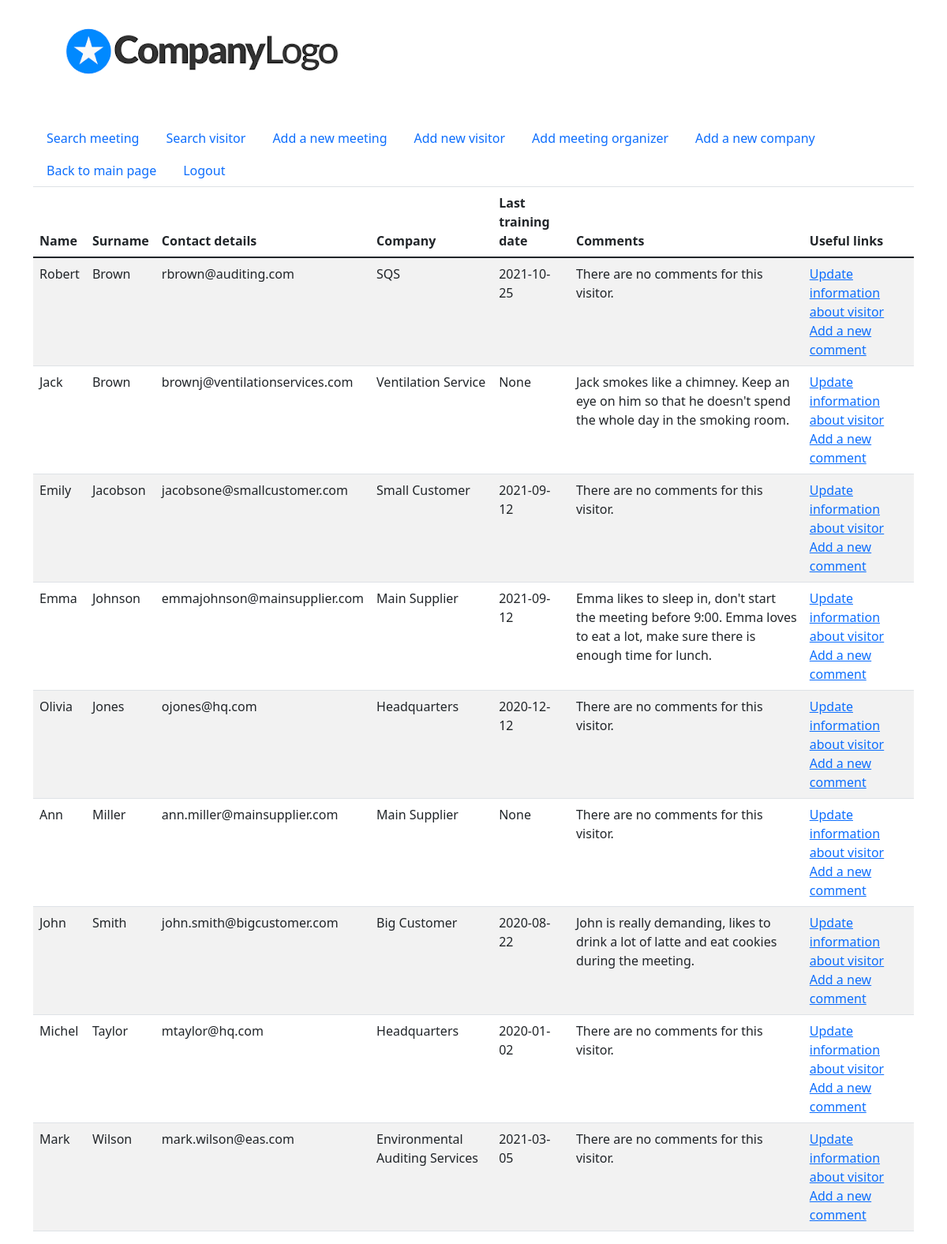
/visitors_list/, run on an earlier commit of the app's database.
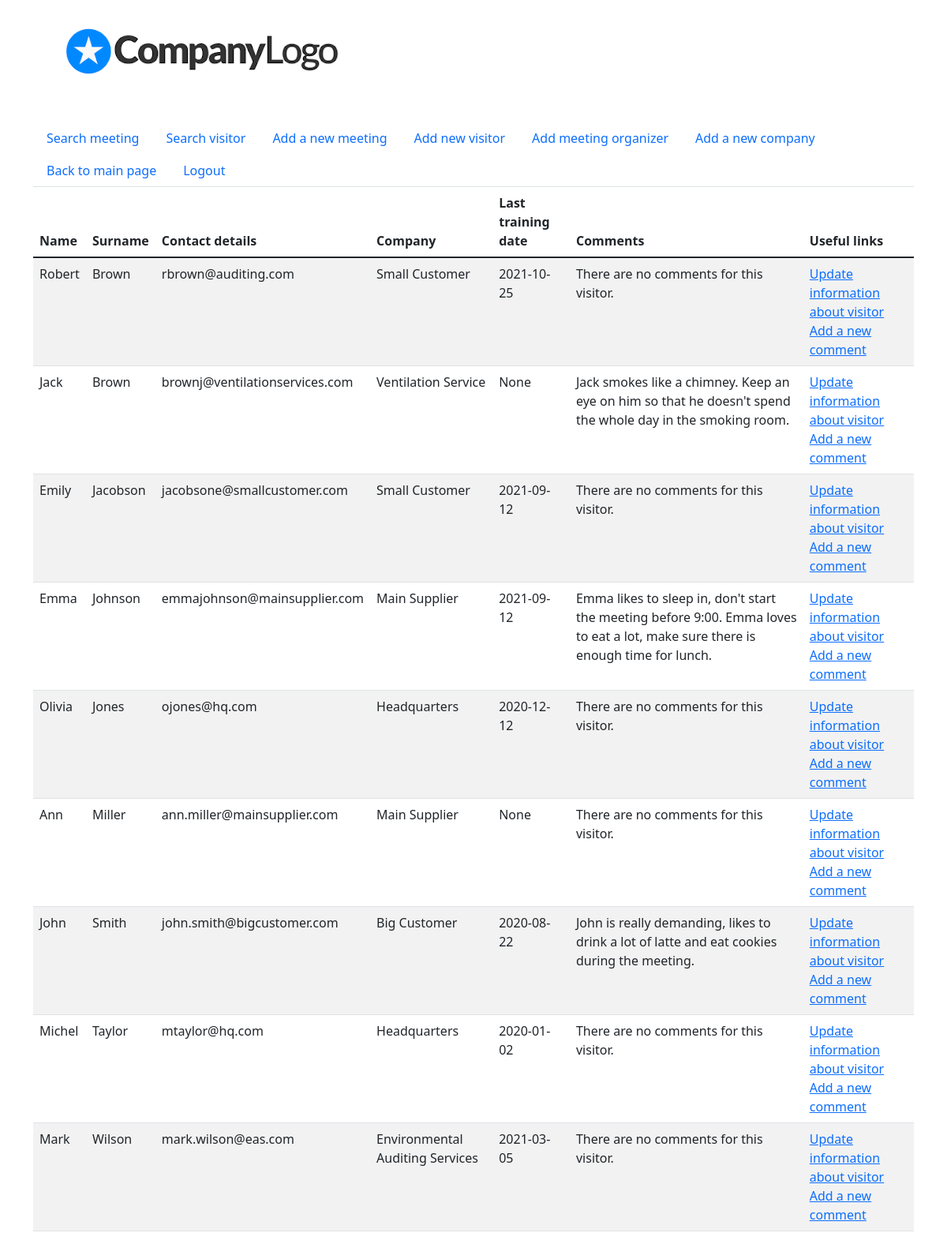
And on a later commit of the database.
### visitors/models.py (models this page shows, shortened)
class Visitor(models.Model):
    first_name = models.CharField(max_length=64)
    surname = models.CharField(max_length=64)
    contact_details = models.TextField(null=True)
    company = models.ForeignKey(Company, on_delete=models.PROTECT)
    last_training_date = models.DateField(null=True, blank=True)
    class Meta:
        ordering = ('company__name',)

class Company(models.Model):
    name = models.CharField(max_length=128)
    company_type = models.IntegerField(choices=company_types)
    def __str__(self):
        return self.name

### visitors/views.py (the view)
# urls.py: path('visitors_list/', v_views.VisitorsListView.as_view(), name='visitors_list'),
class VisitorsListView(ListView):
    queryset = Visitor.objects.all().order_by('surname')
    template_name = 'visitors/visitors_list.html'
    context_object_name = 'visitors'

### visitors/models.py (called while the page is built)
    def __str__(self):
        return self.content

### visitors/templates/visitors/visitors_list.html
{% extends 'base.html'%}
{% block content %}
     <table class="table table-striped">
        <thead>
        <tr>
            <th> Name </th>
            <th> Surname </th>
            <th> Contact details </th>
            <th> Company </th>
            <th> Last training date </th>
            <th> Comments </th>
            <th> Useful links </th>
        </tr>
        </thead>
        <tbody>
        {%  for visitor in visitors %}
        <tr>
                <td> {{ visitor.first_name }} </td>
                <td> {{ visitor.surname }} </td>
                <td> {{ visitor.contact_details }} </td>
                <td> {{ visitor.company }} </td>
                <td> {{ visitor.last_training_date}} </td>
                <td>
                {% for comment in visitor.comment_set.all %}
                {{ comment }}
                {% empty %}
                There are no comments for this visitor.
                {% endfor %}
                </td>
                <td>
                <a href="/update_visitor/{{visitor.pk}}"> Update information about visitor </a> <br>
                <a href="/add_comment/{{visitor.pk}}"> Add a new comment </a> </li>
                </td>
        </tr>
        {% endfor %}
        </tbody>
     </table>
{%  endblock %}

What changed in the data, as far as the page shows it:
changed Visitor "Robert": company "SQS" → "Small Customer"
